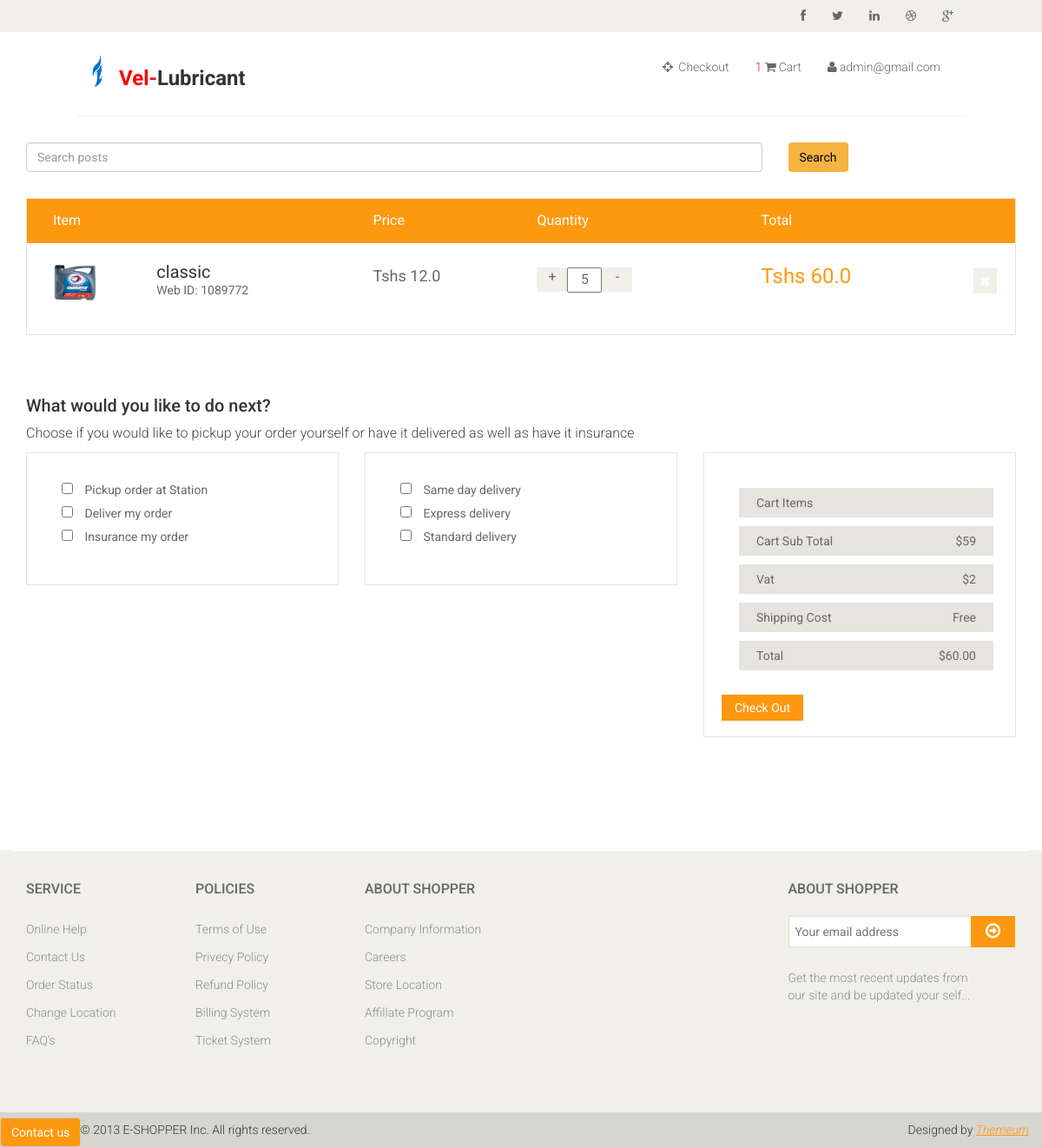
The page /cart/ (signed in) on the database as committed earlier.
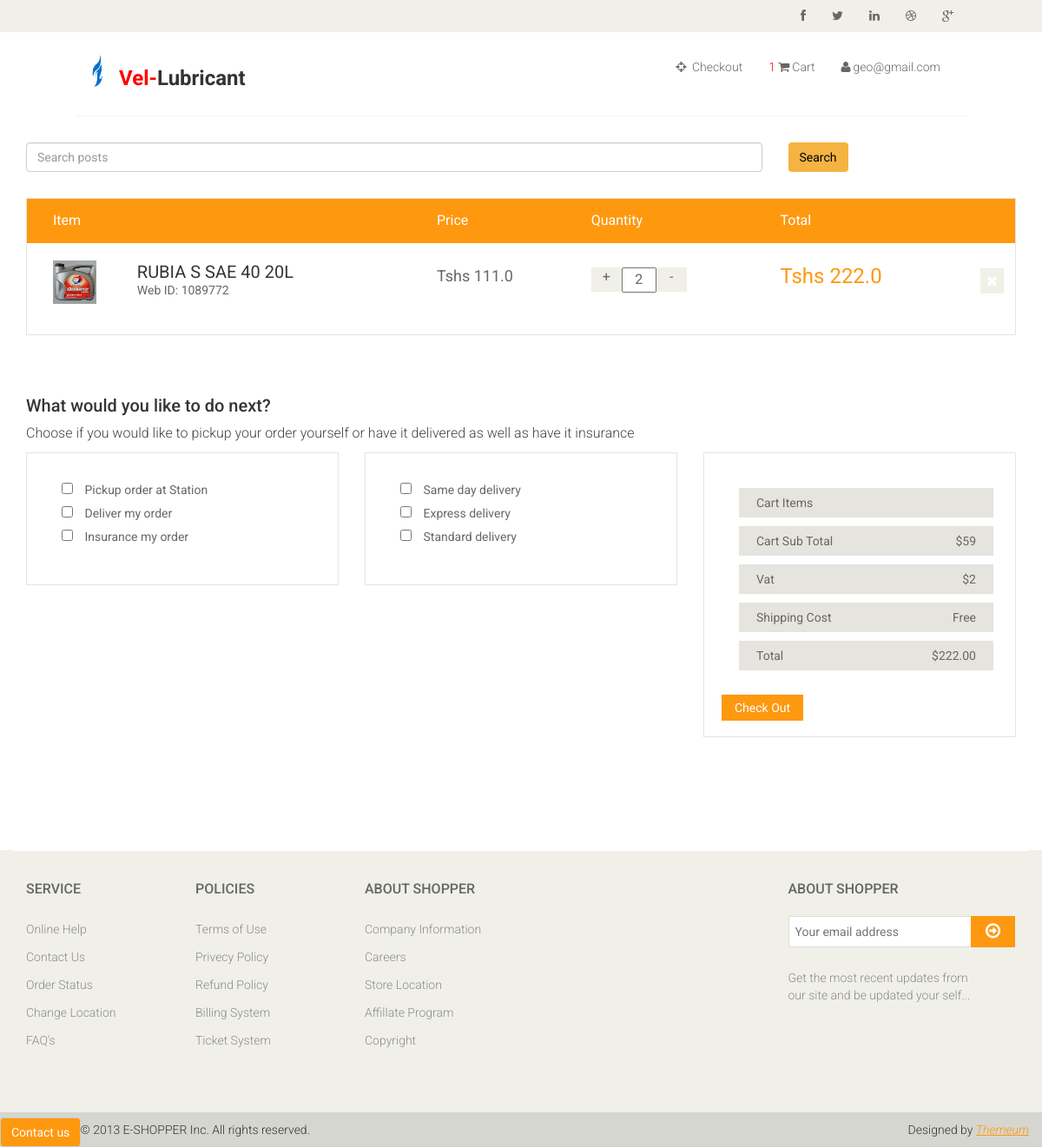
The same page on the database as committed later.
### authentication/models.py (models this page shows, shortened)
class User(AbstractBaseUser, PermissionsMixin, ):
    username = models.CharField(max_length=16, unique=True, blank=True, null=True)
    email = models.EmailField(db_index=True, unique=True)
    is_active = models.BooleanField(default=True)
    is_staff = models.BooleanField(default=False)
    USERNAME_FIELD = 'email'
    mobile = models.CharField(max_length=15, null=True, blank=True)
    session_key = models.CharField(max_length=40, null=True)
    objects = UserManager()
    class Meta:
        verbose_name = 'user'
        verbose_name_plural = 'users'

### store/models.py (models this page shows, shortened)
class OrderItem(models.Model):
    customer = models.ForeignKey(settings.AUTH_USER_MODEL, on_delete=models.CASCADE, null=True)
    product = models.ForeignKey(Product, on_delete=models.SET_NULL, blank=True, null=True)
    ordered = models.BooleanField(default=False, null=True)
    quantity = models.IntegerField(default=1, null=True, blank=True)
    date_added = models.DateTimeField(auto_now_add=True)
    session_key = models.CharField(max_length=40, null=True)
    @property
    def get_total(self):
        try:
            total = self.product.price * self.quantity
        except:
            return None
        return total

class Product(models.Model):
    author = models.ForeignKey(settings.AUTH_USER_MODEL, on_delete=models.CASCADE, null=True)
    sub_category = models.ForeignKey(SubSubCategory, on_delete=models.CASCADE, null=True)
    name = models.CharField(max_length=200, null=True)
    price = models.FloatField()
    discount = models.CharField(max_length=200, null=True, blank=True)
    digital = models.BooleanField(default=False, null=True, blank=False)
    image = models.ImageField(upload_to='product_image', null=True, blank=True)
    available = models.CharField(max_length=30, null=True, blank=True)
    label = models.CharField(max_length=30, null=True)
    description = models.TextField(max_length=500, null=True)
    class Meta:
        verbose_name_plural = 'Product'
    @property
    def get_add_to_cart_url(self):
        return reverse('add_to_cart', kwargs={
            'pk': self.pk
        })
    def get_remove_from_cart_url(self):
        return reverse('remove_from_cart', kwargs={
            'pk': self.pk
        })
    def get_remove_single_item_from_cart(self):
        return reverse('remove_single_item_from_cart', kwargs={'pk': self.pk})

class Order(models.Model):
    ref_id = models.CharField(max_length=40, null=True)
    customer = models.ForeignKey(settings.AUTH_USER_MODEL, on_delete=models.CASCADE, blank=True, null=True,
                                 related_name='order')
    date_ordered = models.DateTimeField(auto_now_add=True)
    order_items = models.ManyToManyField(OrderItem)
    ordered = models.BooleanField(default=False, null=True)
    deliveryInfo = models.ForeignKey('OrderDeliveryInfo', on_delete=models.CASCADE, null=True)
    shippingAddress = models.ForeignKey('ShippingAddress', on_delete=models.CASCADE, null=True)
    transaction_id = models.CharField(max_length=200, null=True)
    class Meta:
        verbose_name_plural = 'Orders'
    @property
    def get_cart_total(self):
        try:
            orderitems = self.order_items.all()
            total = sum([item.get_total for item in orderitems])
        except:
            return None
        return total

### store/views.py (the view)
# urls.py: path('cart/', views.CartIterms.as_view(), name="cart"),
class CartIterms(LoginRequiredMixin, View):
    def get(self, orgs, *args, **kwargs):
        try:
            order = Order.objects.get(customer=self.request.user, ordered=False)
            context = {
                'cart_items': order
            }
            return render(self.request, 'store/cart.html', context=context)
        except ObjectDoesNotExist:
            messages.warning(self.request, 'You do not have thr active order')
            return redirect('/')

### store/templatetags/cart_template_tags.py (called while the page is built)
@register.filter
def cart_item_count(user, session_id=None):
    if user.is_authenticated:
        qs = Order.objects.filter(customer=user, ordered=False)
        if qs.exists():
            return qs[0].order_items.count()
    return 0

### templates/store/cart.html (shortened to what this page needs)
{% extends 'base.html' %}
{% load static %}
{% block content %}
<section id="cart_items" xmlns="http://www.w3.org/1999/html">
		<div class="container">
			<div class="table-responsive cart_info">
				<table class="table table-condensed">
					<thead>
						<tr class="cart_menu">
							<td class="image">Item</td>
							<td class="description"></td>
							<td class="price">Price</td>
							<td class="quantity">Quantity</td>
							<td class="total">Total</td>
							<td></td>
						</tr>
					</thead>
					<tbody>
                    {% for cart_item in cart_items.order_items.all %}
						<tr>
							<td class="cart_product">
								<a  href=""><img style="width:50px; height:50px;" src="{{cart_item.product.image.url}}" alt=""></a>
							</td>
							<td class="cart_description">
								<h4><a href="">{{cart_item.product.name|truncatechars:20}}</a></h4>
								<p>Web ID: 1089772</p>
							</td>
							<td class="cart_price">
								<p>Tshs {{cart_item.product.price}}</p>
							</td>
							<td class="cart_quantity">
								<div class="cart_quantity_button">
									<a class="cart_quantity_up" href="{{cart_item.product.get_add_to_cart_url}}"> + </a>
                                        <input class="cart_quantity_input" type="text" name="quantity" value="{{cart_item.quantity}}" autocomplete="off" size="2">
                                    <a class="cart_quantity_down" href="{{cart_item.product.get_remove_single_item_from_cart}}"> - </a>
								</div>
							</td>
							<td class="cart_total">
								<p class="cart_total_price">Tshs {{cart_item.get_total}}</p>
							</td>
							<td class="cart_delete">
								<a class="cart_quantity_delete" href="{{cart_item.product.get_remove_from_cart_url}}"><i class="fa fa-times"></i></a>
							</td>
						</tr>
                    {% endfor %}
					</tbody>
				</table>
			</div>
		</div>
	</section>
	<section id="do_action">
		<div class="container">
			<div class="heading">
				<h3>What would you like to do next?</h3>
				<p>Choose if you would like to pickup your order yourself or have it delivered as well as have it insurance</p>
			</div>
			<div class="row">
				<form action="{% url 'add_delivery_info'  %}" method="post">
				<div class="col-sm-4">
					<div class="chose_area">
						<ul class="user_option">
							<li>
								<input type="checkbox" name="pickup_order_at_station" value="Pickup order at Station">
								<label>Pickup order at Station</label>
							</li>
							<li>
								<input type="checkbox"name="deliver_my_order" value="Deliver my order">
								<label>Deliver my order</label>
							</li>
							<li>
								<input type="checkbox" name="insure_my_order" value="Insurance my order">
								<label>Insurance my order</label>
							</li>
						</ul>
					</div>
				</div>
				<div class="col-sm-4">
					<div class="chose_area">
						<ul class="user_option">
							<li>
								<input type="checkbox" name="same_day_delivery" value="Same day delivery">
								<label>Same day delivery</label>
							</li>
							<li>
								<input type="checkbox" name="express_delivery" value="Express delivery">
								<label>Express delivery</label>
							</li>
							<li>
								<input type="checkbox" name="standard_delivery" value="Standard delivery">
								<label>Standard delivery</label>
							</li>
						</ul>
					</div>
				</div>
				<div class="col-sm-4">
					<div class="total_area">
						<ul>
							<li>Cart Items </li>
							<li>Cart Sub Total <span>$59</span></li>
							<li>Vat <span>$2</span></li>
							<li>Shipping Cost <span>Free</span></li>
							<li>Total <span>${{ cart_items.get_cart_total|floatformat:2}}</span></li>
						</ul>
							<button type="submit" class="btn btn-default check_out" >Check Out</button>
					</div>
				</div>
			</form>
			</div>
		</div>
	</section>
{% endblock content %}

### templates/base.html (shortened to what the changed rows need)
<!DOCTYPE html>
<html lang="en">
<head>
	{% load static %}
	{% load cart_template_tags %}
    <link href="{% static 'css/bootstrap.min.css'%}" rel="stylesheet">
    <link href="{% static 'css/font-awesome.min.css'%}" rel="stylesheet">
    <link href="{% static 'css/prettyPhoto.css'%}" rel="stylesheet">
    <link href="{% static 'css/price-range.css'%}" rel="stylesheet">
    <link href="{% static 'css/animate.css'%}" rel="stylesheet">
	<link href="{% static 'css/main.css'%}" rel="stylesheet">
	<link href="{% static 'css/responsive.css'%}" rel="stylesheet">
</head>
<body>
<div class="header-middle">
	<div class="container" style="width:88%;">
		<div class="row">
			<div class="col-sm-8">
				<div class="shop-menu pull-right">
					<ul class="nav navbar-nav">
						<li><a href="{% url 'cart' %}"><span style="color:red;">
                          {{user|cart_item_count}}
						</span><i class="fa fa-shopping-cart"> </i>Cart</a></li>
						{% if user.is_authenticated %}
						<li class="dropdown"><a href=""><i class="fa fa-user"></i>{{user.email}}</a></i>
						</li>
						{% else %}
						<li><a href="{% url 'sign_in' %}"><i class="fa fa-lock"></i>login</a></li>
						<li><a href="{% url 'sign_up' %}"><i class="fa fa-lock"></i>Register</a></li>
						{% endif %}
					</ul>
				</div>
			</div>
		</div>
	</div>
</div>
	{% block content %}
	{% endblock content %}
	<footer id="footer">
		<div class="footer-widget">
			<div class="container">
				<div class="row">
					<div class="col-sm-2">
						<div class="single-widget">
							<h2>Service</h2>
						</div>
					</div>
					<div class="col-sm-2">
						<div class="single-widget">
							<h2>Policies</h2>
						</div>
					</div>
					<div class="col-sm-4">
						<div class="single-widget">
							<h2>About Shopper</h2>
						</div>
					</div>
					<div class="col-sm-3 col-sm-offset-1">
						<div class="single-widget">
							<h2>About Shopper</h2>
						</div>
					</div>
				</div>
			</div>
		</div>
	</footer>
</body>
</html>

Rows that differ between the two databases and show on the page:
removed OrderItem: product.image (picture), product.name "classic", product.price "12.0", quantity "5", get_total "60.0"
changed User id 1: email "admin@gmail.com" → "geo@gmail.com"
added OrderItem: product.image (picture), product.name "RUBIA S SAE 40 20L", product.price "111.0", quantity "2", get_total "222.0"
changed Order: get_cart_total "60.00" → "222.00"
